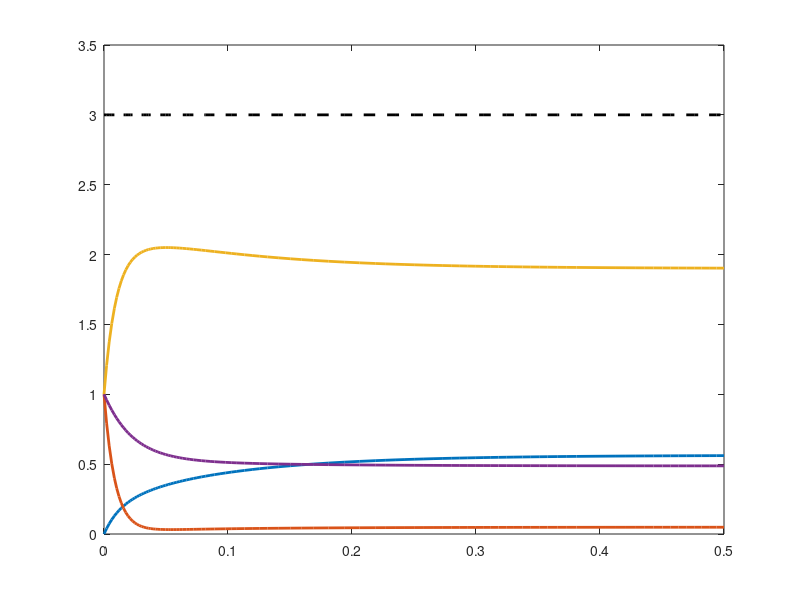

Recreate this plot in MATLAB.
% set up initial conditions
ITot = 1;
PTot = 1;
KTot = 1;
A0 = 0;
AP0 = 0;
IK0 = 0;


% set rates
konA = 10;
koffA = 10;
kcatA = 10;
konI = 10;
koffI = 10;
kcatI = 100;

% create differential equations
dAdt = @(A,AP,I,IK) kcatA*IK-konA*(PTot-AP)*A+koffA*AP ;
dAPdt = @(A,AP,I,IK) konA*(PTot-AP)*A-koffA*AP-kcatI*AP ;
dIdt =  @(A,AP,I,IK) kcatI*AP-konI*(KTot-IK)*I+koffI*IK ;
dIKdt =  @(A,AP,I,IK) konI*(KTot-IK)*I-koffI*IK-kcatA*IK ;

dxdt = @(t,x) [ dAdt(x(1),x(2),x(3),x(4));
        dAPdt(x(1),x(2),x(3),x(4));
        dIdt(x(1),x(2),x(3),x(4));
        dIKdt(x(1),x(2),x(3),x(4))];
    
% solve system
[T,X] = ode45(dxdt,[0,0.5],[A0,ITot,PTot,KTot]);

% plot
figure(1); clf; hold on; box on;
plot(T,X,'LineWidth',2);
plot(T,sum(X,2),'--k','LineWidth',2);